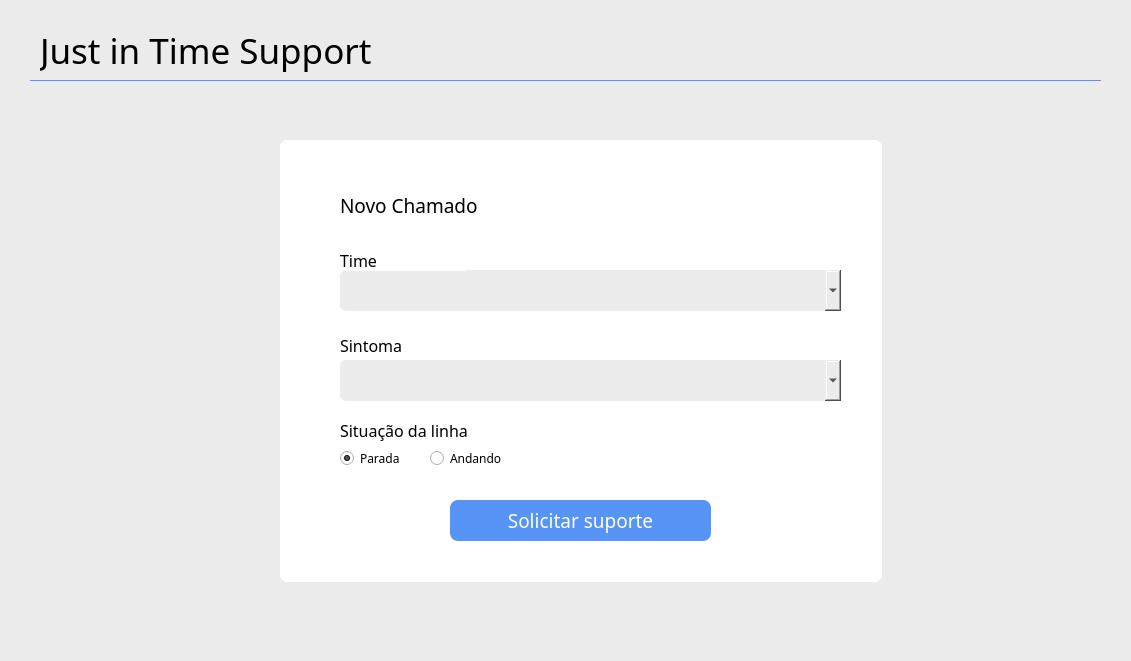
    <widget class="QWidget" name="body_support" native="true">
     <property name="geometry">
      <rect>
       <x>0</x>
       <y>0</y>
       <width>1131</width>
       <height>661</height>
      </rect>
     </property>
     <property name="styleSheet">
      <string notr="true">background-color:rgb(235, 235, 235)</string>
     </property>
     <widget class="QLabel" name="lbl_JIT">
      <property name="geometry">
       <rect>
        <x>40</x>
        <y>20</y>
        <width>491</width>
        <height>61</height>
       </rect>
      </property>
      <property name="font">
       <font>
        <family>Inter UI</family>
        <pointsize>26</pointsize>
       </font>
      </property>
      <property name="text">
       <string>Just in Time Support</string>
      </property>
     </widget>
     <widget class="QWidget" name="subbody_createticket_1" native="true">
      <property name="geometry">
       <rect>
        <x>280</x>
        <y>140</y>
        <width>602</width>
        <height>442</height>
       </rect>
      </property>
      <property name="styleSheet">
       <string notr="true">background-color: rgb(255, 255, 255);
border-radius: 8px</string>
      </property>
      <widget class="QPushButton" name="btn_createticket_create">
       <property name="geometry">
        <rect>
         <x>170</x>
         <y>360</y>
         <width>261</width>
         <height>41</height>
        </rect>
       </property>
       <property name="font">
        <font>
         <family>Inter UI</family>
         <pointsize>14</pointsize>
        </font>
       </property>
       <property name="styleSheet">
        <string notr="true">border-radius: 8px;
color: rgb(255, 255, 255);
background-color: rgb(86, 149, 246);</string>
       </property>
       <property name="text">
        <string>Solicitar suporte</string>
       </property>
      </widget>
      <widget class="QLabel" name="lbl_sympton_create">
       <property name="geometry">
        <rect>
         <x>60</x>
         <y>195</y>
         <width>131</width>
         <height>21</height>
        </rect>
       </property>
       <property name="font">
        <font>
         <family>Inter UI</family>
         <pointsize>12</pointsize>
        </font>
       </property>
       <property name="text">
        <string>Sintoma</string>
       </property>
      </widget>
      <widget class="QComboBox" name="cbx_team_create">
       <property name="geometry">
        <rect>
         <x>60</x>
         <y>130</y>
         <width>501</width>
         <height>41</height>
        </rect>
       </property>
       <property name="font">
        <font>
         <family>Inter UI</family>
         <pointsize>12</pointsize>
        </font>
       </property>
       <property name="styleSheet">
        <string notr="true">border-radius: 6px;
background-color: rgb(236, 236, 236);</string>
       </property>
      </widget>
      <widget class="QComboBox" name="cbx_sympton_create">
       <property name="geometry">
        <rect>
         <x>60</x>
         <y>220</y>
         <width>501</width>
         <height>41</height>
        </rect>
       </property>
       <property name="font">
        <font>
         <family>Inter UI</family>
         <pointsize>12</pointsize>
        </font>
       </property>
       <property name="styleSheet">
        <string notr="true">border-radius: 6px;
background-color: rgb(236, 236, 236);</string>
       </property>
      </widget>
      <widget class="QLabel" name="lbl_team_create">
       <property name="geometry">
        <rect>
         <x>60</x>
         <y>110</y>
         <width>131</width>
         <height>21</height>
        </rect>
       </property>
       <property name="font">
        <font>
         <family>Inter UI</family>
         <pointsize>12</pointsize>
        </font>
       </property>
       <property name="text">
        <string>Time</string>
       </property>
      </widget>
      <widget class="QLabel" name="lbl_newticket_create">
       <property name="geometry">
        <rect>
         <x>60</x>
         <y>50</y>
         <width>151</width>
         <height>31</height>
        </rect>
       </property>
       <property name="font">
        <font>
         <family>Inter UI</family>
         <pointsize>14</pointsize>
        </font>
       </property>
       <property name="text">
        <string>Novo Chamado</string>
       </property>
      </widget>
      <widget class="QLabel" name="lbl_sympton_create_2">
       <property name="geometry">
        <rect>
         <x>60</x>
         <y>280</y>
         <width>141</width>
         <height>21</height>
        </rect>
       </property>
       <property name="font">
        <font>
         <family>Inter UI</family>
         <pointsize>12</pointsize>
        </font>
       </property>
       <property name="text">
        <string>Situação da linha</string>
       </property>
      </widget>
      <widget class="QRadioButton" name="rbtn_stopped_create">
       <property name="geometry">
        <rect>
         <x>60</x>
         <y>310</y>
         <width>82</width>
         <height>17</height>
        </rect>
       </property>
       <property name="font">
        <font>
         <family>Inter UI</family>
        </font>
       </property>
       <property name="text">
        <string>Parada</string>
       </property>
       <property name="checked">
        <bool>true</bool>
       </property>
      </widget>
      <widget class="QRadioButton" name="rbtn_going_create">
       <property name="geometry">
        <rect>
         <x>150</x>
         <y>310</y>
         <width>82</width>
         <height>17</height>
        </rect>
       </property>
       <property name="font">
        <font>
         <family>Inter UI</family>
        </font>
       </property>
       <property name="text">
        <string>Andando</string>
       </property>
      </widget>
     </widget>
     <widget class="QLabel" name="lbl_blueline">
      <property name="geometry">
       <rect>
        <x>30</x>
        <y>80</y>
        <width>1071</width>
        <height>1</height>
       </rect>
      </property>
      <property name="styleSheet">
       <string notr="true">background-color: rgb(86, 149, 246);</string>
      </property>
      <property name="text">
       <string/>
      </property>
     </widget>
     <widget class="QWidget" name="subbody_waiting_2" native="true">
      <property name="geometry">
       <rect>
        <x>280</x>
        <y>140</y>
        <width>602</width>
        <height>442</height>
       </rect>
      </property>
      <property name="styleSheet">
       <string notr="true">background-color: rgb(255, 255, 255);
border-radius: 8px</string>
      </property>
      <widget class="QPushButton" name="btn_cancelticket_waiting">
       <property name="geometry">
        <rect>
         <x>170</x>
         <y>360</y>
         <width>261</width>
         <height>41</height>
        </rect>
       </property>
       <property name="font">
        <font>
         <family>Inter UI</family>
         <pointsize>14</pointsize>
        </font>
       </property>
       <property name="styleSheet">
        <string notr="true">border-radius: 8px;
border: 2px solid rgb(86, 149, 246);
background-color: rgb(255, 255, 255);</string>
       </property>
       <property name="text">
        <string>Cancelar</string>
       </property>
      </widget>
      <widget class="QLabel" name="lbl_pending_waiting">
       <property name="geometry">
        <rect>
         <x>60</x>
         <y>50</y>
         <width>241</width>
         <height>31</height>
        </rect>
       </property>
       <property name="font">
        <font>
         <family>Inter UI</family>
         <pointsize>14</pointsize>
        </font>
       </property>
       <property name="text">
        <string>Chamado pendente</string>
       </property>
      </widget>
      <widget class="QWidget" name="lbl_hourglass_waiting" native="true">
       <property name="geometry">
        <rect>
         <x>225</x>
         <y>120</y>
         <width>141</width>
         <height>141</height>
        </rect>
       </property>
       <property name="styleSheet">
        <string notr="true">image: url(:/Img/hourglass.svg);</string>
       </property>
      </widget>
      <widget class="QLabel" name="lbl_waiting_waiting">
       <property name="geometry">
        <rect>
         <x>199</x>
         <y>290</y>
         <width>241</width>
         <height>31</height>
        </rect>
       </property>
       <property name="font">
        <font>
         <family>Inter UI</family>
         <pointsize>12</pointsize>
        </font>
       </property>
       <property name="styleSheet">
        <string notr="true">color: rgb(129, 129, 129)</string>
       </property>
       <property name="text">
        <string>Aguardando atendimento...</string>
       </property>
      </widget>
     </widget>
     <widget class="QWidget" name="subbody_pending_3" native="true">
      <property name="geometry">
       <rect>
        <x>280</x>
        <y>140</y>
        <width>602</width>
        <height>442</height>
       </rect>
      </property>
      <property name="styleSheet">
       <string notr="true">background-color: rgb(255, 255, 255);
border-radius: 8px</string>
      </property>
      <widget class="QPushButton" name="btn_cancelticket_pending">
       <property name="geometry">
        <rect>
         <x>330</x>
         <y>360</y>
         <width>221</width>
         <height>41</height>
        </rect>
       </property>
       <property name="font">
        <font>
         <family>Inter UI</family>
         <pointsize>14</pointsize>
        </font>
       </property>
       <property name="styleSheet">
        <string notr="true">border-radius: 8px;
border: 2px solid rgb(86, 149, 246);
background-color: rgb(255, 255, 255);</string>
       </property>
       <property name="text">
        <string>Cancelar</string>
       </property>
      </widget>
      <widget class="QLabel" name="lbl_pending_pending">
       <property name="geometry">
        <rect>
         <x>60</x>
         <y>50</y>
         <width>241</width>
         <height>31</height>
        </rect>
       </property>
       <property name="font">
        <font>
         <family>Inter UI</family>
         <pointsize>14</pointsize>
        </font>
       </property>
       <property name="text">
        <string>Chamado pendente</string>
       </property>
      </widget>
      <widget class="QWidget" name="lbl_man_pending" native="true">
       <property name="geometry">
        <rect>
         <x>225</x>
         <y>120</y>
         <width>141</width>
         <height>141</height>
        </rect>
       </property>
       <property name="styleSheet">
        <string notr="true">image: url(:/Img/man.svg)</string>
       </property>
      </widget>
      <widget class="QLabel" name="lbl_waiting_pending">
       <property name="geometry">
        <rect>
         <x>90</x>
         <y>290</y>
         <width>341</width>
         <height>31</height>
        </rect>
       </property>
       <property name="font">
        <font>
         <family>Inter UI</family>
         <pointsize>12</pointsize>
        </font>
       </property>
       <property name="styleSheet">
        <string notr="true">color: rgb(129, 129, 129)</string>
       </property>
       <property name="text">
        <string>Chamado aceito. Aguarde o atendimento de</string>
       </property>
      </widget>
      <widget class="QPushButton" name="btn_initiate_pending">
       <property name="geometry">
        <rect>
         <x>60</x>
         <y>360</y>
         <width>221</width>
         <height>41</height>
        </rect>
       </property>
       <property name="font">
        <font>
         <family>Inter UI</family>
         <pointsize>14</pointsize>
        </font>
       </property>
       <property name="styleSheet">
        <string notr="true">border-radius: 8px;
color: rgb(255, 255, 255);
background-color: rgb(86, 149, 246);</string>
       </property>
       <property name="text">
        <string>Iniciar atendimento</string>
       </property>
      </widget>
      <widget class="QLabel" name="lbl_value_support_name_pending">
       <property name="geometry">
        <rect>
         <x>432</x>
         <y>290</y>
         <width>191</width>
         <height>31</height>
        </rect>
       </property>
       <property name="font">
        <font>
         <family>Inter UI</family>
         <pointsize>12</pointsize>
        </font>
       </property>
       <property name="styleSheet">
        <string notr="true">color: rgb(129, 129, 129)</string>
       </property>
       <property name="text">
        <string>&lt;&gt;</string>
       </property>
      </widget>
     </widget>
     <widget class="QWidget" name="subbody_inprogress_4" native="true">
      <property name="geometry">
       <rect>
        <x>280</x>
        <y>140</y>
        <width>602</width>
        <height>442</height>
       </rect>
      </property>
      <property name="styleSheet">
       <string notr="true">background-color: rgb(255, 255, 255);
border-radius: 8px</string>
      </property>
      <widget class="QPushButton" name="btn_cancelticket_inprogress">
       <property name="geometry">
        <rect>
         <x>330</x>
         <y>360</y>
         <width>221</width>
         <height>41</height>
        </rect>
       </property>
       <property name="font">
        <font>
         <family>Inter UI</family>
         <pointsize>14</pointsize>
        </font>
       </property>
       <property name="styleSheet">
        <string notr="true">border-radius: 8px;
border: 2px solid rgb(86, 149, 246);
background-color: rgb(255, 255, 255);</string>
       </property>
       <property name="text">
        <string>Cancelar</string>
       </property>
      </widget>
      <widget class="QLabel" name="lbl_pending_inprogress">
       <property name="geometry">
        <rect>
         <x>60</x>
         <y>50</y>
         <width>241</width>
         <height>31</height>
        </rect>
       </property>
       <property name="font">
        <font>
         <family>Inter UI</family>
         <pointsize>14</pointsize>
        </font>
       </property>
       <property name="text">
        <string>Chamado em andamento</string>
       </property>
      </widget>
      <widget class="QWidget" name="lbl_man_inprogress" native="true">
       <property name="geometry">
        <rect>
         <x>225</x>
         <y>120</y>
         <width>141</width>
         <height>141</height>
        </rect>
       </property>
       <property name="styleSheet">
        <string notr="true">image: url(:/Img/arrows.svg);</string>
       </property>
      </widget>
      <widget class="QLabel" name="lbl_waiting_inprogress">
       <property name="geometry">
        <rect>
         <x>110</x>
         <y>290</y>
         <width>371</width>
         <height>31</height>
        </rect>
       </property>
       <property name="font">
        <font>
         <family>Inter UI</family>
         <pointsize>12</pointsize>
        </font>
       </property>
       <property name="styleSheet">
        <string notr="true">color: rgb(129, 129, 129)</string>
       </property>
       <property name="text">
        <string>Chamado em andamento, aguarde a conclusão.</string>
       </property>
      </widget>
      <widget class="QPushButton" name="btn_initiate_inprogress">
       <property name="geometry">
        <rect>
         <x>60</x>
         <y>360</y>
         <width>221</width>
         <height>41</height>
        </rect>
       </property>
       <property name="font">
        <font>
         <family>Inter UI</family>
         <pointsize>14</pointsize>
        </font>
       </property>
       <property name="styleSheet">
        <string notr="true">border-radius: 8px;
color: rgb(255, 255, 255);
background-color: rgb(86, 149, 246);</string>
       </property>
       <property name="text">
        <string>Finalizar atendimento</string>
       </property>
      </widget>
     </widget>
     <zorder>lbl_JIT</zorder>
     <zorder>lbl_blueline</zorder>
     <zorder>subbody_waiting_2</zorder>
     <zorder>subbody_inprogress_4</zorder>
     <zorder>subbody_pending_3</zorder>
     <zorder>subbody_createticket_1</zorder>
    </widget>
